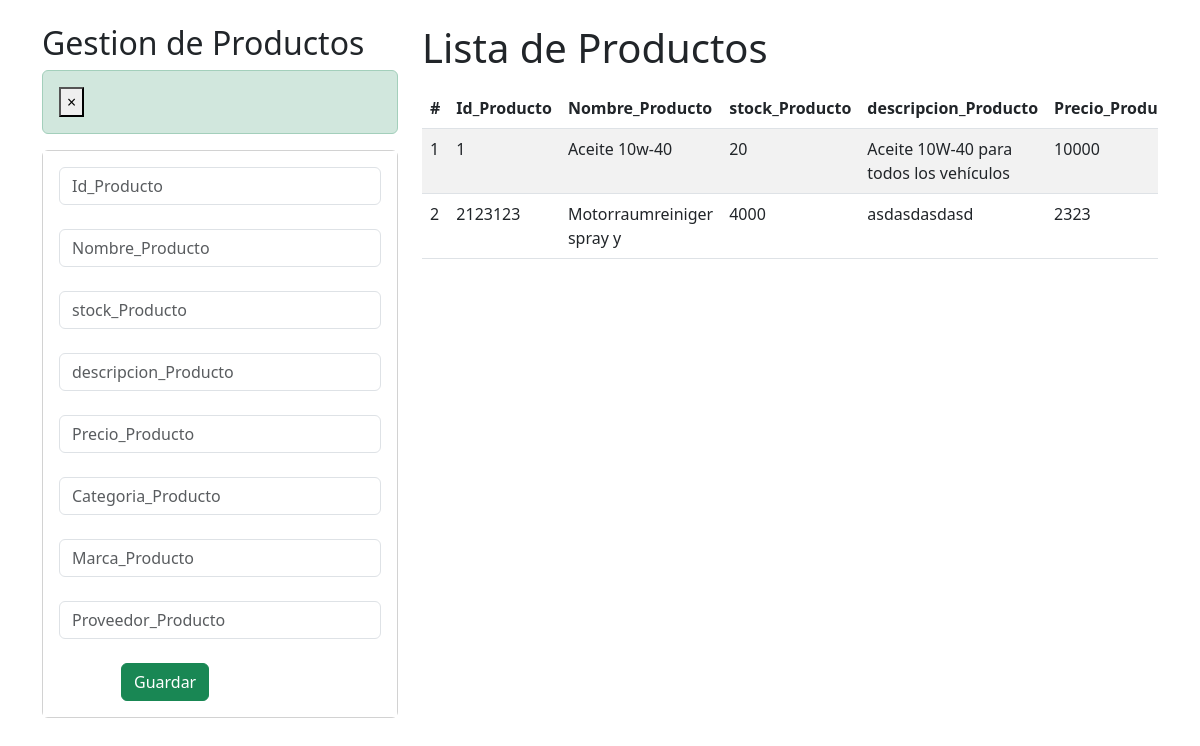
The page /crud_productos/ on the database as committed earlier.
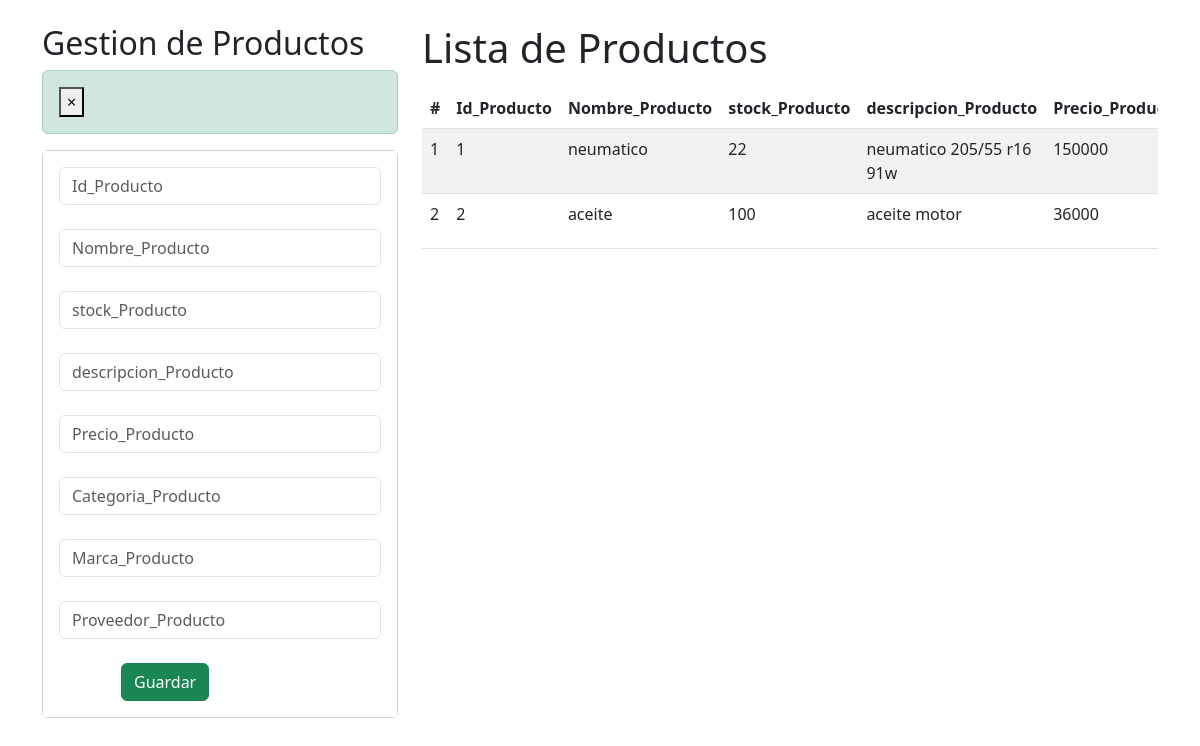
The same page on the database as committed later.
### API_Rest/models.py (models this page shows, shortened)
class Producto(models.Model):
    Id_Producto = models.CharField(primary_key=True, max_length=7)
    Nombre_Producto = models.CharField(max_length=30)
    stock_Producto = models.IntegerField()
    descripcion_Producto = models.CharField(max_length=100)
    Precio_Producto = models.IntegerField()
    Categoria_Producto = models.CharField(max_length=30)
    Marca_Producto = models.CharField(max_length=30)
    Proveedor_Producto = models.CharField(max_length=40)

### API_Rest/views.py (the view)
# urls.py: path("crud_productos/", crud_productos, name="crud_productos"),
def crud_productos(request):
    productos = Producto.objects.all()
    return render(request, "core/crud_productos.html", {"productos": productos})

### API_Rest/templates/core/crud_productos.html (shortened to what this page needs)
<!DOCTYPE html>
<html>
  {% load static %}
  <head>
    <link href="https://cdn.jsdelivr.net/npm/bootstrap@5.3.0/dist/css/bootstrap.min.css" rel="stylesheet">
  </head>
    <body>
        <div id="cont_fondo">
            <div class="container py-4">
                <div class="row">
                    <div class="col-sm-12 col-md-6 col-lg-4 col-xl-4">
                        <h2>Gestion de Productos</h2>
                        <div class="alert alert-dismissible alert-success">
                            <button type="button" class="close" data-dismiss="alert">&times;</button>
                        </div>
                        <div class="card">
                            <div class="card-body" style="background-color: white;">
                                <form action="/registrarProductos/" method="POST">{% csrf_token %}
                                    <div class="form-group">
                                        <input type="text" id="txtId_Producto" name="txtId_Producto" class="form-control" placeholder="Id_Producto" minlength="1" maxlength="7" required>
                                        <br>
                                        <input type="text" id="txtNombre_Producto" name="txtNombre_Producto" class="form-control" placeholder="Nombre_Producto" minlength="4"  maxlength="30" required>
                                        <br>
                                        <input type="number" id="txtstock_Producto" name="txtstock_Producto" class="form-control" placeholder="stock_Producto" minlength="4" maxlength="10" required>
                                        <br>
                                        <input type="text" id="txtdescripcion_Producto" name="txtdescripcion_Producto" class="form-control" placeholder="descripcion_Producto" minlength="10" maxlength="100" required>
                                        <br>
                                        <input type="number" id="txtPrecio_Producto" name="txtPrecio_Producto" class="form-control" placeholder="Precio_Producto" minlength="4" maxlength="9" required>
                                        <br>
                                        <input type="text" id="txtCategoria_Producto" name="txtCategoria_Producto" class="form-control" placeholder="Categoria_Producto" minlength="8" maxlength="30" required>
                                        <br>
                                        <input type="text" id="txtMarca_Producto" name="txtMarca_Producto" class="form-control" placeholder="Marca_Producto" minlength="6" maxlength="30" required>
                                        <br>
                                        <input type="text" id="txtProveedor_Producto" name="txtProveedor_Producto" class="form-control" placeholder="Proveedor_Producto" minlength="10" maxlength="40" required>
                                    </div>
                                    <br>
                                    <div class="row" style="margin-left: 50px; display: flex;">
                                        <div class="form-group">
                                            <button type="submit" class="btn btn-success btn-block text-white">Guardar</button>
                                        </div>
                                        <br>
                                    </div>
                                </form>
                            </div>
                        </div>
                    </div>
                    <div class="col-sm-12 col-md-6 col-lg-8 col-xl-8">
                        <h1>Lista de Productos</h1>
                        <div class="table-responsive py-2">
                            <table class="table table-striped">
                                <thead>
                                    <tr>
                                        <th>#</th>
                                        <th>Id_Producto</th>
                                        <th>Nombre_Producto</th>
                                        <th>stock_Producto</th>
                                        <th>descripcion_Producto</th>
                                        <th>Precio_Producto</th>
                                    </tr>
                                </thead>
                                <tbody>
                                    {% for p in productos %}
                                    <tr>
                                        <td>{{forloop.counter}}</td>
                                        <td>{{p.Id_Producto}}</td>
                                        <td>{{p.Nombre_Producto}}</td>
                                        <td>{{p.stock_Producto}}</td>
                                        <td>{{p.descripcion_Producto}}</td>
                                        <td>{{p.Precio_Producto}}</td>
                                    </tr>
                                    {% endfor %}
                                </tbody>
                            </table>
                        </div>
                    </div>
                </div>
            </div>
        </div>
    </body>
</body>
</html>

Rows that differ between the two databases and show on the page:
removed Producto: Id_Producto "2123123", Nombre_Producto "Motorraumreiniger spray y", stock_Producto "4000", descripcion_Producto "asdasdasdasd", Precio_Producto "2323"
changed Producto id 1: Nombre_Producto "Aceite 10w-40" → "neumatico"; stock_Producto "20" → "22"; descripcion_Producto "Aceite 10W-40 para todos los vehículos" → "neumatico 205/55 r16 91w"; Precio_Producto "10000" → "150000"
added Producto: Id_Producto "2", Nombre_Producto "aceite", stock_Producto "100", descripcion_Producto "aceite motor", Precio_Producto "36000"
